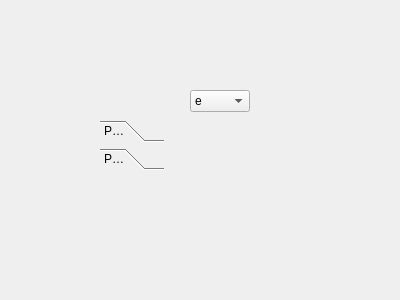
<?xml version="1.0" encoding="UTF-8"?>
<ui version="4.0">
 <class>test</class>
 <widget class="QWidget" name="test">
  <property name="geometry">
   <rect>
    <x>0</x>
    <y>0</y>
    <width>400</width>
    <height>300</height>
   </rect>
  </property>
  <property name="windowTitle">
   <string>Form</string>
  </property>
  <widget class="QComboBox" name="comboBox">
   <property name="geometry">
    <rect>
     <x>190</x>
     <y>90</y>
     <width>60</width>
     <height>22</height>
    </rect>
   </property>
   <item>
    <property name="text">
     <string>e</string>
    </property>
   </item>
   <item>
    <property name="text">
     <string>tt</string>
    </property>
   </item>
   <item>
    <property name="text">
     <string>vv</string>
    </property>
   </item>
  </widget>
  <widget class="QToolBox" name="toolBox">
   <property name="geometry">
    <rect>
     <x>100</x>
     <y>120</y>
     <width>64</width>
     <height>112</height>
    </rect>
   </property>
   <property name="currentIndex">
    <number>1</number>
   </property>
   <widget class="QWidget" name="page">
    <property name="geometry">
     <rect>
      <x>0</x>
      <y>0</y>
      <width>64</width>
      <height>64</height>
     </rect>
    </property>
    <attribute name="label">
     <string>Page 1</string>
    </attribute>
   </widget>
   <widget class="QWidget" name="page_2">
    <property name="geometry">
     <rect>
      <x>0</x>
      <y>0</y>
      <width>64</width>
      <height>64</height>
     </rect>
    </property>
    <attribute name="label">
     <string>Page 2</string>
    </attribute>
   </widget>
  </widget>
 </widget>
 <resources/>
 <connections/>
</ui>
